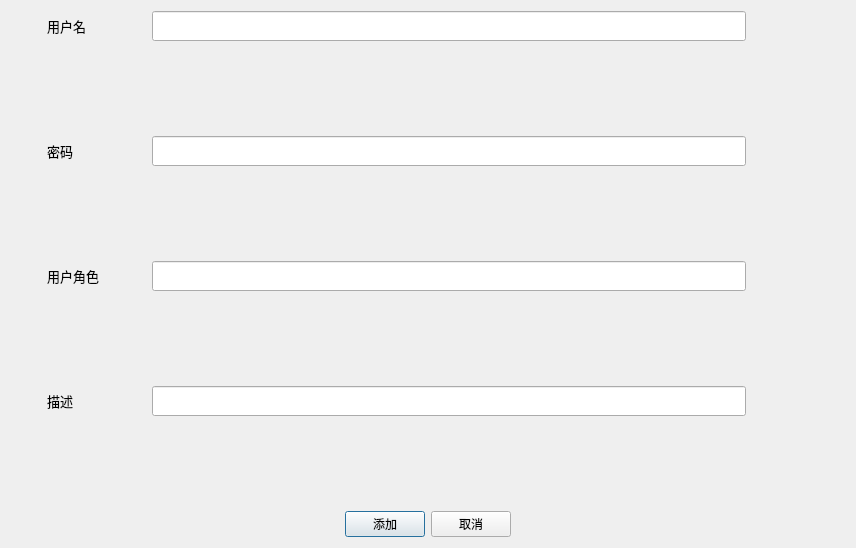
<?xml version="1.0" encoding="UTF-8"?>
<ui version="4.0">
 <class>AddUserDialog</class>
 <widget class="QDialog" name="AddUserDialog">
  <property name="geometry">
   <rect>
    <x>0</x>
    <y>0</y>
    <width>856</width>
    <height>548</height>
   </rect>
  </property>
  <property name="windowTitle">
   <string>Dialog</string>
  </property>
  <layout class="QGridLayout" name="gridLayout">
   <item row="0" column="0">
    <layout class="QVBoxLayout" name="verticalLayout" stretch="2,1,2,1,2,1,1,1,2">
     <item>
      <layout class="QHBoxLayout" name="horizontalLayout" stretch="1,1,6,1">
       <item>
        <widget class="QLabel" name="label_5">
         <property name="minimumSize">
          <size>
           <width>30</width>
           <height>30</height>
          </size>
         </property>
         <property name="maximumSize">
          <size>
           <width>30</width>
           <height>30</height>
          </size>
         </property>
         <property name="styleSheet">
          <string notr="true">image: url(:/new/icon/icon/user1.png);</string>
         </property>
         <property name="text">
          <string/>
         </property>
        </widget>
       </item>
       <item>
        <widget class="QLabel" name="label">
         <property name="font">
          <font>
           <family>微软雅黑 Light</family>
           <pointsize>10</pointsize>
          </font>
         </property>
         <property name="text">
          <string>用户名</string>
         </property>
        </widget>
       </item>
       <item>
        <widget class="QLineEdit" name="lineEdit_Username">
         <property name="minimumSize">
          <size>
           <width>0</width>
           <height>30</height>
          </size>
         </property>
         <property name="maximumSize">
          <size>
           <width>16777215</width>
           <height>30</height>
          </size>
         </property>
        </widget>
       </item>
       <item>
        <spacer name="horizontalSpacer_2">
         <property name="orientation">
          <enum>Qt::Horizontal</enum>
         </property>
         <property name="sizeHint" stdset="0">
          <size>
           <width>40</width>
           <height>20</height>
          </size>
         </property>
        </spacer>
       </item>
      </layout>
     </item>
     <item>
      <spacer name="verticalSpacer">
       <property name="orientation">
        <enum>Qt::Vertical</enum>
       </property>
       <property name="sizeHint" stdset="0">
        <size>
         <width>20</width>
         <height>40</height>
        </size>
       </property>
      </spacer>
     </item>
     <item>
      <layout class="QHBoxLayout" name="horizontalLayout_2" stretch="1,1,6,1">
       <item>
        <widget class="QLabel" name="label_6">
         <property name="minimumSize">
          <size>
           <width>30</width>
           <height>30</height>
          </size>
         </property>
         <property name="maximumSize">
          <size>
           <width>30</width>
           <height>30</height>
          </size>
         </property>
         <property name="styleSheet">
          <string notr="true">image: url(:/new/icon/icon/user1.png);</string>
         </property>
         <property name="text">
          <string/>
         </property>
        </widget>
       </item>
       <item>
        <widget class="QLabel" name="label_4">
         <property name="font">
          <font>
           <family>微软雅黑 Light</family>
           <pointsize>10</pointsize>
          </font>
         </property>
         <property name="text">
          <string>密码</string>
         </property>
        </widget>
       </item>
       <item>
        <widget class="QLineEdit" name="lineEdit_UserPwd">
         <property name="minimumSize">
          <size>
           <width>0</width>
           <height>30</height>
          </size>
         </property>
         <property name="maximumSize">
          <size>
           <width>16777215</width>
           <height>30</height>
          </size>
         </property>
        </widget>
       </item>
       <item>
        <spacer name="horizontalSpacer_4">
         <property name="orientation">
          <enum>Qt::Horizontal</enum>
         </property>
         <property name="sizeHint" stdset="0">
          <size>
           <width>40</width>
           <height>20</height>
          </size>
         </property>
        </spacer>
       </item>
      </layout>
     </item>
     <item>
      <spacer name="verticalSpacer_2">
       <property name="orientation">
        <enum>Qt::Vertical</enum>
       </property>
       <property name="sizeHint" stdset="0">
        <size>
         <width>20</width>
         <height>40</height>
        </size>
       </property>
      </spacer>
     </item>
     <item>
      <layout class="QHBoxLayout" name="horizontalLayout_3" stretch="1,1,6,1">
       <item>
        <widget class="QLabel" name="label_7">
         <property name="minimumSize">
          <size>
           <width>30</width>
           <height>30</height>
          </size>
         </property>
         <property name="maximumSize">
          <size>
           <width>30</width>
           <height>30</height>
          </size>
         </property>
         <property name="styleSheet">
          <string notr="true">image: url(:/new/icon/icon/user1.png);</string>
         </property>
         <property name="text">
          <string/>
         </property>
        </widget>
       </item>
       <item>
        <widget class="QLabel" name="label_2">
         <property name="font">
          <font>
           <family>微软雅黑 Light</family>
           <pointsize>10</pointsize>
          </font>
         </property>
         <property name="text">
          <string>用户角色</string>
         </property>
        </widget>
       </item>
       <item>
        <widget class="QLineEdit" name="lineEdit_Userrole">
         <property name="minimumSize">
          <size>
           <width>0</width>
           <height>30</height>
          </size>
         </property>
         <property name="maximumSize">
          <size>
           <width>16777215</width>
           <height>30</height>
          </size>
         </property>
        </widget>
       </item>
       <item>
        <spacer name="horizontalSpacer_6">
         <property name="orientation">
          <enum>Qt::Horizontal</enum>
         </property>
         <property name="sizeHint" stdset="0">
          <size>
           <width>40</width>
           <height>20</height>
          </size>
         </property>
        </spacer>
       </item>
      </layout>
     </item>
     <item>
      <spacer name="verticalSpacer_3">
       <property name="orientation">
        <enum>Qt::Vertical</enum>
       </property>
       <property name="sizeHint" stdset="0">
        <size>
         <width>20</width>
         <height>40</height>
        </size>
       </property>
      </spacer>
     </item>
     <item>
      <layout class="QHBoxLayout" name="horizontalLayout_4" stretch="1,1,6,1">
       <item>
        <widget class="QLabel" name="label_8">
         <property name="minimumSize">
          <size>
           <width>30</width>
           <height>30</height>
          </size>
         </property>
         <property name="maximumSize">
          <size>
           <width>30</width>
           <height>30</height>
          </size>
         </property>
         <property name="styleSheet">
          <string notr="true">image: url(:/new/icon/icon/user1.png);</string>
         </property>
         <property name="text">
          <string/>
         </property>
        </widget>
       </item>
       <item>
        <widget class="QLabel" name="label_3">
         <property name="font">
          <font>
           <family>微软雅黑 Light</family>
           <pointsize>10</pointsize>
          </font>
         </property>
         <property name="text">
          <string>描述</string>
         </property>
        </widget>
       </item>
       <item>
        <widget class="QLineEdit" name="lineEdit_Description">
         <property name="minimumSize">
          <size>
           <width>0</width>
           <height>30</height>
          </size>
         </property>
         <property name="maximumSize">
          <size>
           <width>16777215</width>
           <height>30</height>
          </size>
         </property>
        </widget>
       </item>
       <item>
        <spacer name="horizontalSpacer_8">
         <property name="orientation">
          <enum>Qt::Horizontal</enum>
         </property>
         <property name="sizeHint" stdset="0">
          <size>
           <width>40</width>
           <height>20</height>
          </size>
         </property>
        </spacer>
       </item>
      </layout>
     </item>
     <item>
      <spacer name="verticalSpacer_4">
       <property name="orientation">
        <enum>Qt::Vertical</enum>
       </property>
       <property name="sizeHint" stdset="0">
        <size>
         <width>20</width>
         <height>40</height>
        </size>
       </property>
      </spacer>
     </item>
     <item>
      <layout class="QHBoxLayout" name="horizontalLayout_5">
       <item>
        <spacer name="horizontalSpacer">
         <property name="orientation">
          <enum>Qt::Horizontal</enum>
         </property>
         <property name="sizeHint" stdset="0">
          <size>
           <width>40</width>
           <height>20</height>
          </size>
         </property>
        </spacer>
       </item>
       <item>
        <widget class="QPushButton" name="AdUserdBtn">
         <property name="font">
          <font>
           <family>微软雅黑 Light</family>
          </font>
         </property>
         <property name="text">
          <string>添加</string>
         </property>
        </widget>
       </item>
       <item>
        <widget class="QPushButton" name="DelUserBtn">
         <property name="font">
          <font>
           <family>微软雅黑 Light</family>
          </font>
         </property>
         <property name="text">
          <string>取消</string>
         </property>
        </widget>
       </item>
       <item>
        <spacer name="horizontalSpacer_3">
         <property name="orientation">
          <enum>Qt::Horizontal</enum>
         </property>
         <property name="sizeHint" stdset="0">
          <size>
           <width>40</width>
           <height>20</height>
          </size>
         </property>
        </spacer>
       </item>
      </layout>
     </item>
    </layout>
   </item>
  </layout>
 </widget>
 <resources/>
 <connections/>
</ui>
